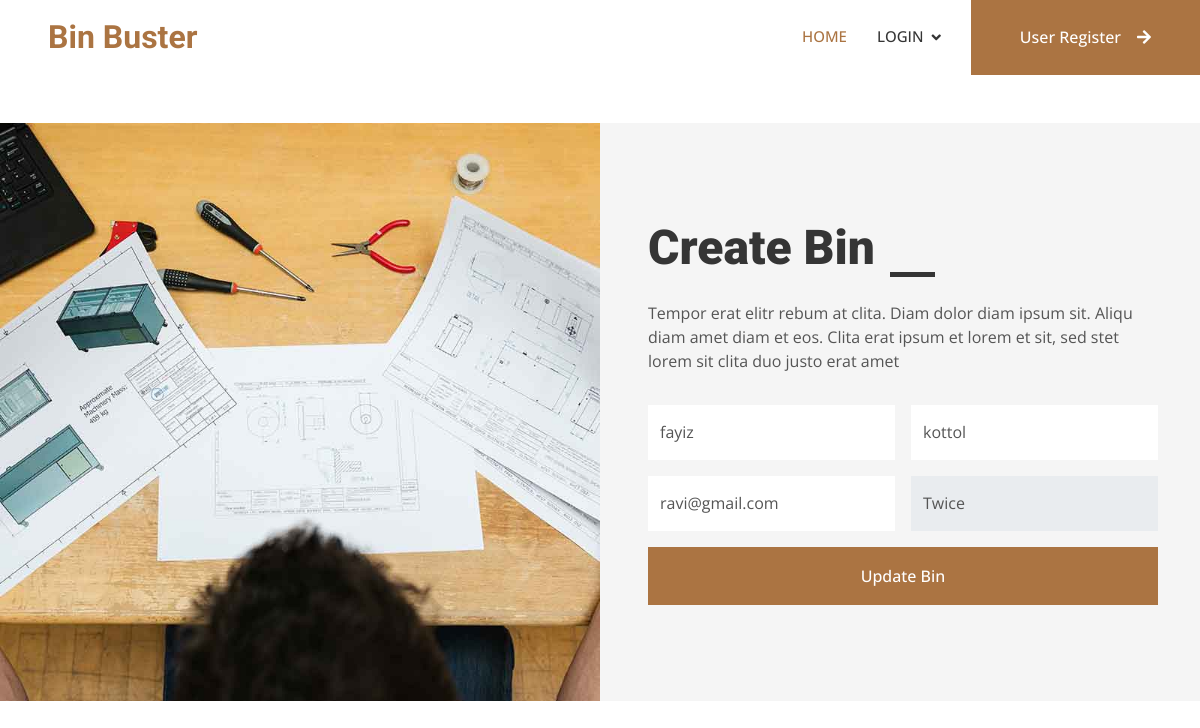
Page /updatebin1/6 on the committed database.
### garbageapp/models.py (models this page shows)
class bin(models.Model):
    area=models.CharField(max_length=25)
    landmark=models.CharField(max_length=25,null=True)
    dmail=models.CharField(max_length=25)
    period=models.CharField(max_length=25)
    complaint = models.ForeignKey('regcomp',null=True, on_delete=models.CASCADE, related_name='bins')

### garbageapp/views.py (the view, shortened to what this page needs)
# urls.py: path('updatebin1/<int:id>',views.updatebin1,name="updatebin1"),
def updatebin1(request,id):
    bin1=bin.objects.get(id=id)
    return render(request,"updatebin.html",{'bin':bin1})

### templates/updatebin.html (shortened to what this page needs)
{% extends 'base.html' %}
{% block body %}
   <div class="container-fluid bg-light overflow-hidden my-5 px-lg-0">
    <div class="container quote px-lg-0">
        <div class="row g-0 mx-lg-0">
            <div class="col-lg-6 ps-lg-0" style="min-height: 400px;">
                <div class="position-relative h-100">
                    <img class="position-absolute img-fluid w-100 h-100" src="/static/img/quote.jpg" style="object-fit: cover;" alt="">
                </div>
            </div>
            <div class="col-lg-6 quote-text py-5 wow fadeIn" data-wow-delay="0.5s">
                <div class="p-lg-5 pe-lg-0">
                    <div class="section-title text-start">
                        <h1 class="display-5 mb-4">Create Bin</h1>
                    </div>
                    <p class="mb-4 pb-2">Tempor erat elitr rebum at clita. Diam dolor diam ipsum sit. Aliqu diam amet diam et eos. Clita erat ipsum et lorem et sit, sed stet lorem sit clita duo justo erat amet</p>
                    <form method="POST">
                        <div class="row g-3">
                            <div class="col-12 col-sm-6">
                                <input type="text" class="form-control border-0" name="area" value="{{bin.area}}" style="height: 55px;">
                            </div>
                            <div class="col-12 col-sm-6">
                                <input type="text" class="form-control border-0" name="landmark" value="{{bin.landmark}}" style="height: 55px;">
                            </div>
                            <div class="col-12 col-sm-6">
                                <input type="email" class="form-control border-0" name="dmail" value="{{bin.dmail}}" style="height: 55px;">
                            </div>
                            <div class="col-12 col-sm-6">
                                <select name="period" class="form-control border-0" style="height: 55px;" required>
                                    <option value="" disabled selected hidden>{{bin.period}}</option>
                                </select>
                            </div>
                            <div class="col-12">
                                <button class="btn btn-primary w-100 py-3" type="submit">Update Bin</button>
                            </div>
                        </div>
                    </form>
                </div>
            </div>
        </div>
    </div>
</div>
{% endblock %}

### static/css/style.css (style rules this page uses)
:root { --primary: #AB7442; --light: #F5F5F5; --dark: #353535; }
.btn { font-weight: 500; transition: .5s; }
.btn.btn-primary, .btn.btn-secondary { color: #FFFFFF; }
.section-title h1 { position: relative; display: inline-block; padding: 0 60px; }
.section-title.text-start h1 { padding-left: 0; }
.section-title h1::before, .section-title h1::after { position: absolute; content: ""; width: 45px; height: 5px; bottom: 0; background: var(--dark); }
.section-title h1::before { left: 0; }
.section-title h1::after { right: 0; }
.section-title.text-start h1::before { display: none; }
@media (min-width: 992px) { .container.quote { max-width: 100% !important; } }
@media (min-width: 992px) { .quote-text { padding-right: calc(((100% - 960px) / 2) + .75rem); } }
@media (min-width: 1200px) { .quote-text { padding-right: calc(((100% - 1140px) / 2) + .75rem); } }

### rows in the picture
bin: area "fayiz", landmark "kottol", dmail "ravi@gmail.com", period "Twice"
